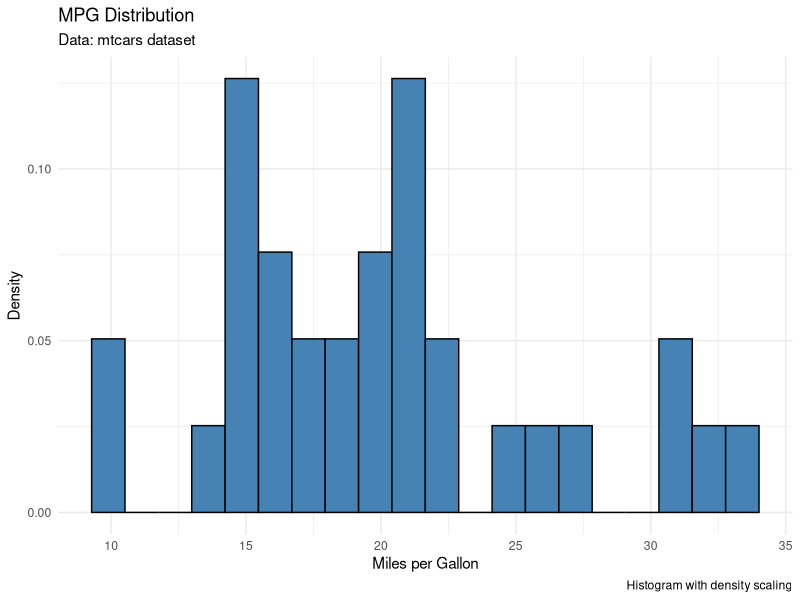

R code for this plot:
# Load ggplot2 library
library(ggplot2)

ggplot(mtcars, aes(x = mpg)) +
  geom_histogram(
    bins = 20,                               # Number of bins
    aes(y = ..density..),                    # Map counts to density
    fill = "steelblue",                      # Fill color
    color = "black"                          # Border color
  ) +
  labs(
    title    = "MPG Distribution",           # Plot title
    subtitle = "Data: mtcars dataset",       # Subtitle
    x        = "Miles per Gallon",           # X-axis label
    y        = "Density",                    # Y-axis label
    caption  = "Histogram with density scaling" # Caption
  ) +
  theme_minimal()                            # Minimal theme for clarity
